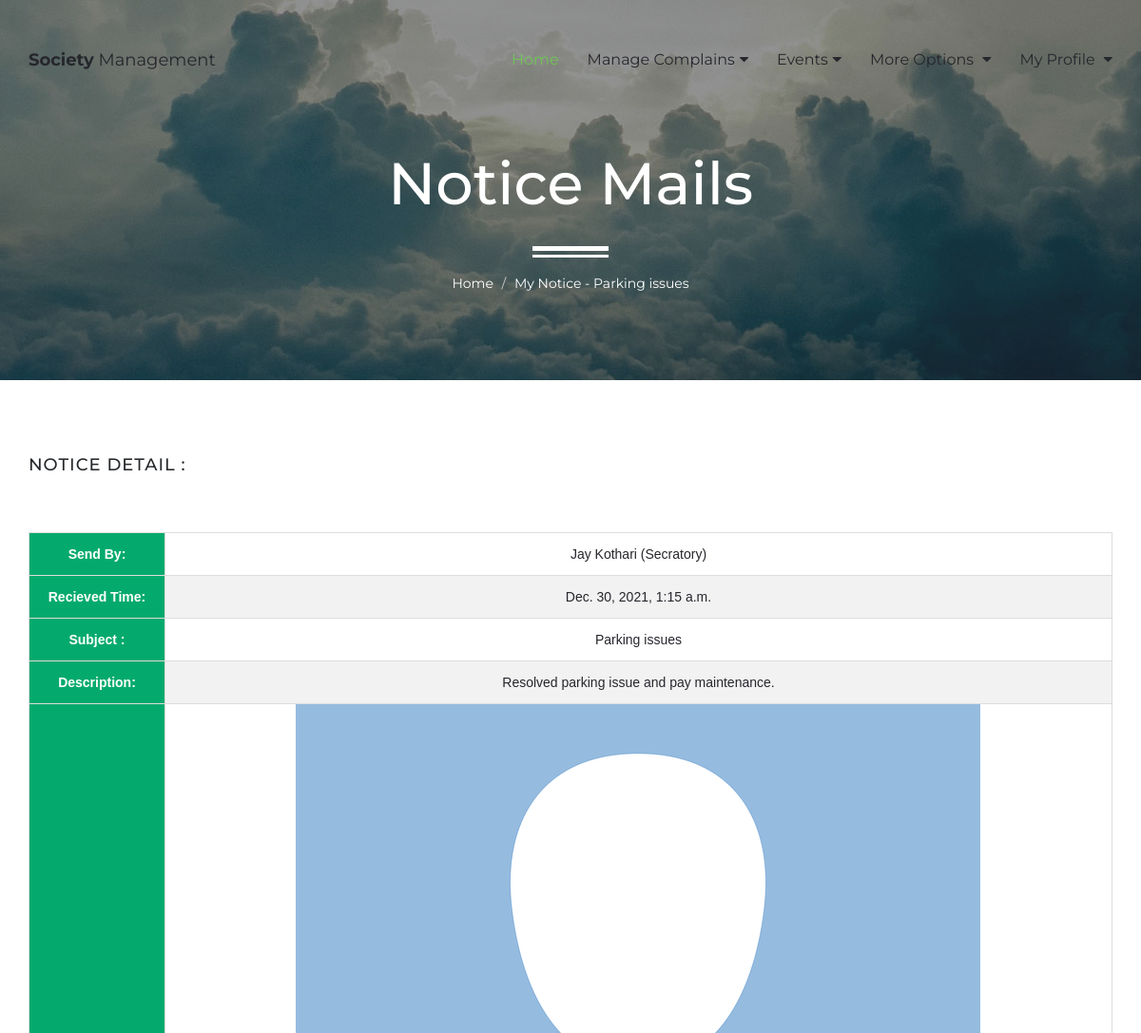
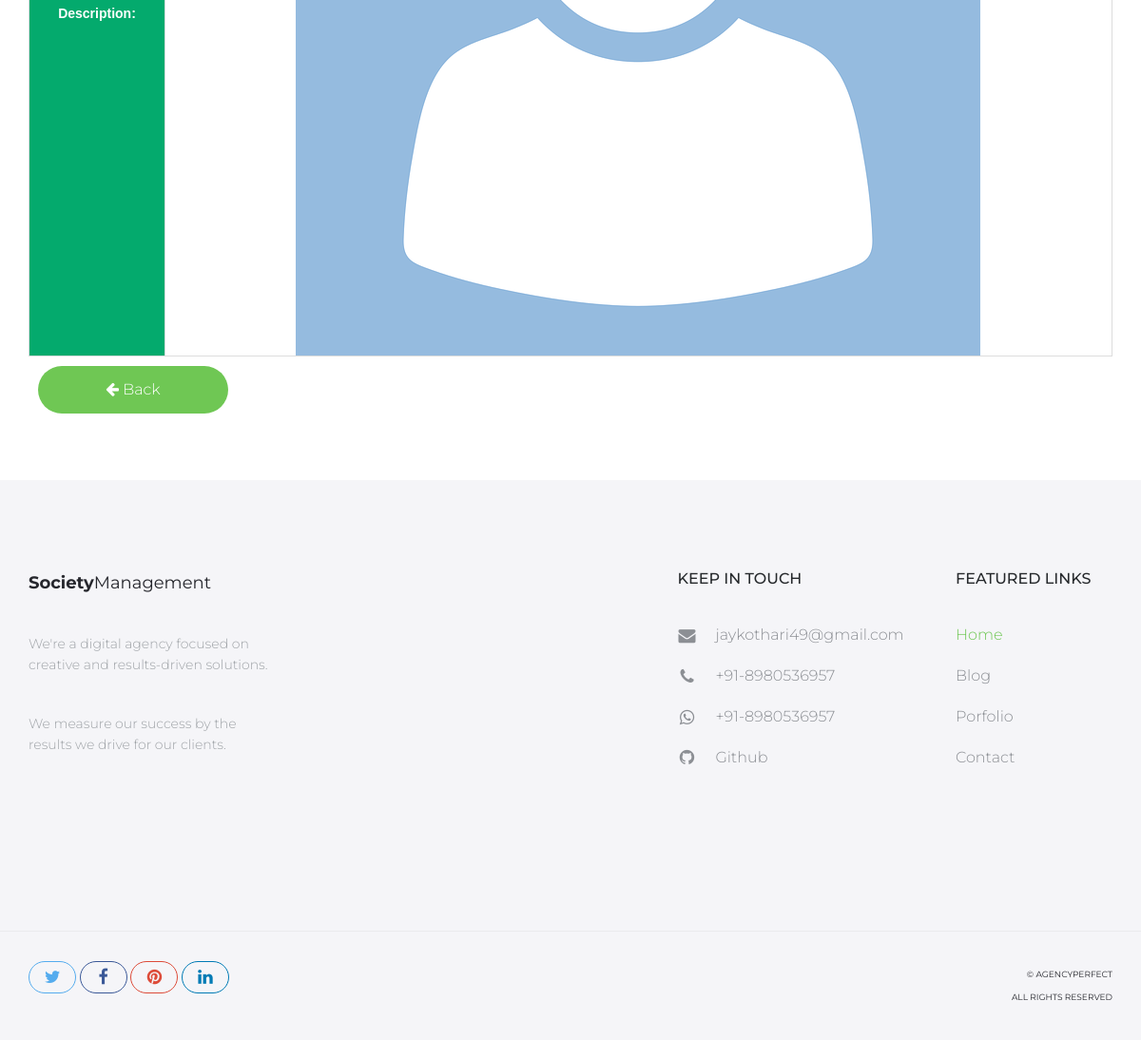
The app's page /member-view-notice/1 (signed in) with its own data (2 pictures, top to bottom).
### MemberApp/models.py (models this page shows, shortened)
class Notice(models.Model):
    uid = models.ForeignKey(SecUser,on_delete=models.CASCADE)
    member = models.ForeignKey(Member,on_delete=models.CASCADE)
    subject = models.CharField(max_length=100)
    des = models.TextField()
    pic = models.FileField(upload_to='Notice',blank=True,null=True)
    created_at = models.DateTimeField(auto_now_add=True)

### SecApp/models.py (models this page shows, shortened)
class SecUser(models.Model):
    name = models.CharField(max_length=50)
    email = models.EmailField(unique=True)
    mobile = models.CharField(max_length=15)
    password = models.CharField(max_length=50)
    pic = models.FileField(upload_to='Profile',default='avatar.png')
    setting = models.BooleanField(default=False)

### MemberApp/views.py (the view)
# urls.py: path('member-view-notice/<int:pk>',views.view_my_notice,name='member-view-notice'),
def view_my_notice(request,pk):
    member = Member.objects.get(email=request.session['memail'])
    notice = Notice.objects.get(id=pk)
    return render(request,'view-my-notice.html',{'member':member,'notice':notice})

### MemberApp/templates/view-my-notice.html (shortened to what this page needs)
{% extends 'member-header.html' %}
{% load static %}
{% block content %}
<div id="hero" class="hero overlay subpage-hero contact-hero">
    <div class="hero-content">
        <div class="hero-text">
            <h1>Notice Mails</h1>
            <ol class="breadcrumb">
              <li class="breadcrumb-item"><a href="{% url 'member-index' %}">Home</a></li>
              <li class="breadcrumb-item active">My Notice - {{notice.subject}}</li>
            </ol>
        </div>
    </div>
</div>
<main id="main" class="site-main">
    <section class="site-section subpage-site-section section-contact-us">
        <div class="container">
            <div class="row">
                <div class="col-sm-6">
                    <div>
                        <h2>Notice Detail : </h2>
                    </div>
                </div>
            </div>
            <table id="customers">
                <tr>
                  <th style="text-align: center;">Send By:</th>
                  <td style="text-align: center;"> {{notice.uid.name}} (Secratory)</td>
                </tr>
                <tr>
                    <th style="text-align: center;">Recieved Time:</th>
                    <td style="text-align: center;"> {{notice.created_at}} </td>
                </tr>
                <tr>
                    <th style="text-align: center;">Subject :</th>
                    <td style="text-align: center;"> {{notice.subject}} </td>
                </tr>
                <tr>
                    <th style="text-align: center;">Description:</th>
                    <td style="text-align: center;"> {{notice.des}} </td>
                </tr>
                {% if notice.pic %}
                <tr>
                    <th style="text-align: center;">Description:</th>
                    <td style="text-align: center;"> <img src="{{notice.pic.url}}" alt=""> </td>
                </tr>
                {% endif %}
              </table>
                  <a href="{% url 'member-view-notices' %}"><button style="margin: 10px;" class="btn btn-green"><i class="fa fa-arrow-left"></i> Back</button></a>
        </div>
    </section>
</main>
{% endblock %}

### MemberApp/static/mem/assets/css/style.css (style rules this page uses)
a { transition: all 0.25s ease-in-out; -moz-transition: all 0.25s ease-in-out; -webkit-transition: all 0.25s ease-in-out; -o-transition: all 0.25s ease-in-out; -ms-transition: all 0.25s ease-in-out; cursor: pointer; color: #9fa3a7; }
h1 { font-size: 62px; }
h2 { font-size: 42px; }
h1,h2,h3,h4,h5 { color: #26292c; }
.btn { line-height: 50px; min-width: 200px; font-size: 16px; font-weight: 300; border: 0; border-radius: 50px; color: #26272d; background-color: #fff; padding: 0; transition: color 0.25s ease-in-out, background-color 0.25s ease-in-out; -moz-transition: color 0.25s ease-in-out, background-color 0.25s ease-in-out; -webkit-transition: color 0.25s ease-in-out, background-color 0.25s ease-in-out; -o-transition: color 0.25s ease-in-out, background-color 0.25s ease-in-out; -ms-transition: color 0.25s ease-in-out, background-color 0.25s ease-in-out; }
.btn-green { background-color: #6fc754; color: #fff; }
html, body { width: 100%; height: 100%; margin: 0; padding: 0; font-family: 'Montserrat', sans-serif; color: #26272d; }
.hero { background: url(../img/hero.jpg) no-repeat center / cover; height: 100%; width: 100%; display: table; position: relative; }
.overlay:before { content: ''; background-color: rgba(255,255,255,0.5); height: 100%; width: 100%; position: absolute; top: 0; left: 0; z-index: 0; }
.hero-content { display: table-cell; vertical-align: middle; padding-top: 75px; }
.hero-text { max-width: 890px; width: 100%; margin: 0 auto; padding: 0 15px; text-align: center; }
.hero-text h1 { position: relative; margin: 0; }
.hero .breadcrumb { padding-top: 60px; margin-bottom: 0; }
.hero .breadcrumb:before { content: ''; display: block; position: absolute; left: 50%; bottom: 45px; height: 12px; width: 80px; border-top: 5px solid #fff; border-bottom: 3px solid #fff; transform: translateX(-50%); -moz-transform: translateX(-50%); -webkit-transform: translateX(-50%); -o-transform: translateX(-50%); -ms-transform: translateX(-50%); }
.subpage-hero { height: 400px; }
.subpage-hero.overlay:before { background-color: rgba(38,39,45,0.5); }
.subpage-hero .hero-content, .subpage-hero .hero-content h1, .subpage-hero a { color: #fff; }
.contact-hero { background: url(../img/contact-hero.jpg) no-repeat center / cover; }
.site-section { padding: 100px 0 140px; }
.subpage-site-section { padding: 60px 0; }
.breadcrumb { background-color: transparent; position: relative; }
.breadcrumb .active { color: #fff; }
.section-contact-us h2 { font-size: 18px; text-transform: uppercase; padding-bottom: 50px; letter-spacing: 1px; }
.section-contact-us .btn { margin-top: 35px; }

### MemberApp/templates/view-my-notice.html (style rules this page uses)
#customers { font-family: Arial, Helvetica, sans-serif; border-collapse: collapse; width: 100%; }
#customers td, #customers th { border: 1px solid #ddd; }
#customers tr:nth-child(even) { background-color: #f2f2f2; }
#customers th { padding-top: 12px; padding-bottom: 12px; text-align: left; background-color: #04AA6D; color: white; padding-right: 0px; padding-left: 0px; }

### records on screen
Notice: subject "Parking issues", uid.name "Jay Kothari", created_at "Dec. 30, 2021, 1:15 a.m.", des "Resolved parking issue and pay maintenance.", pic (placeholder picture)
